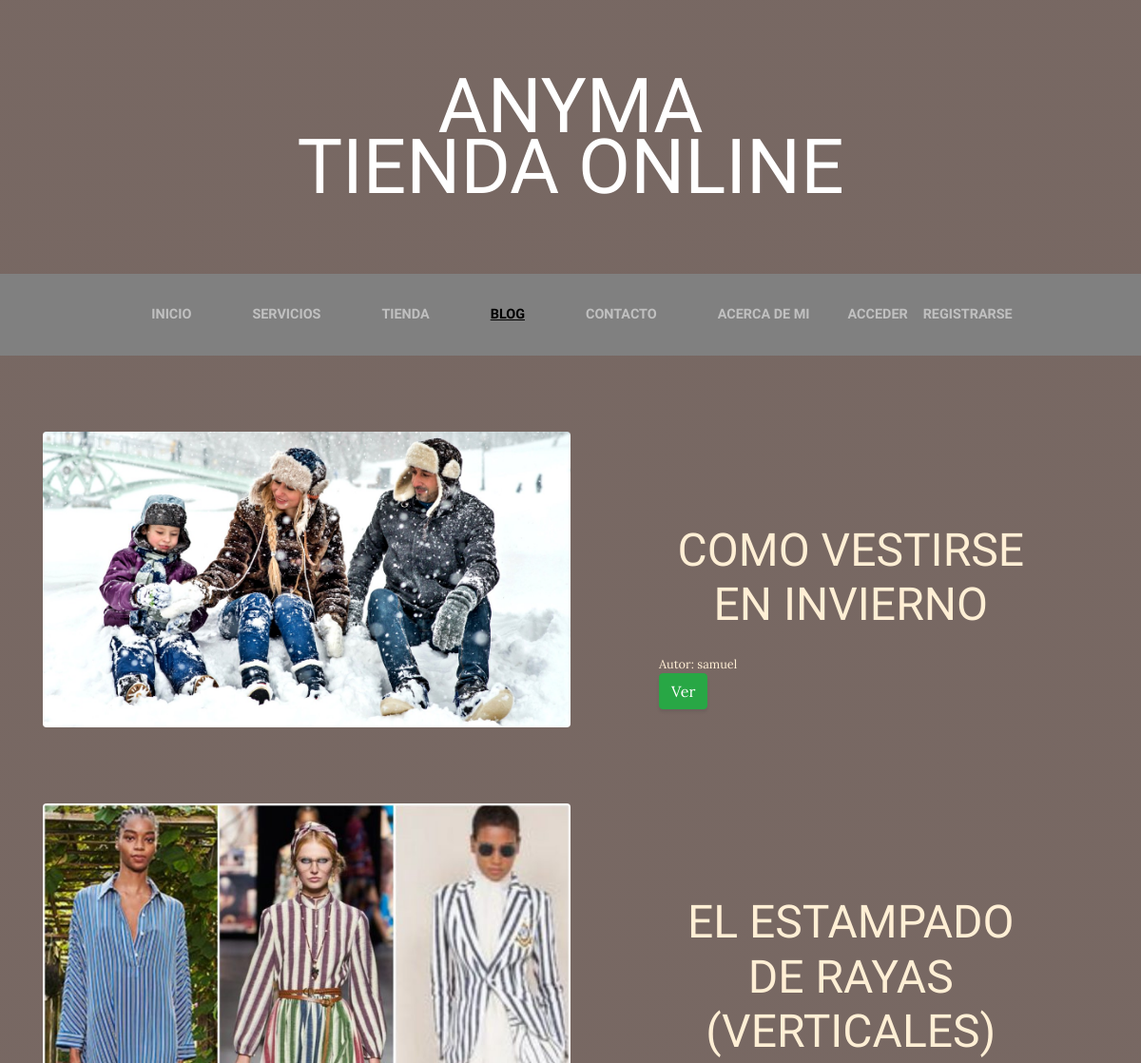
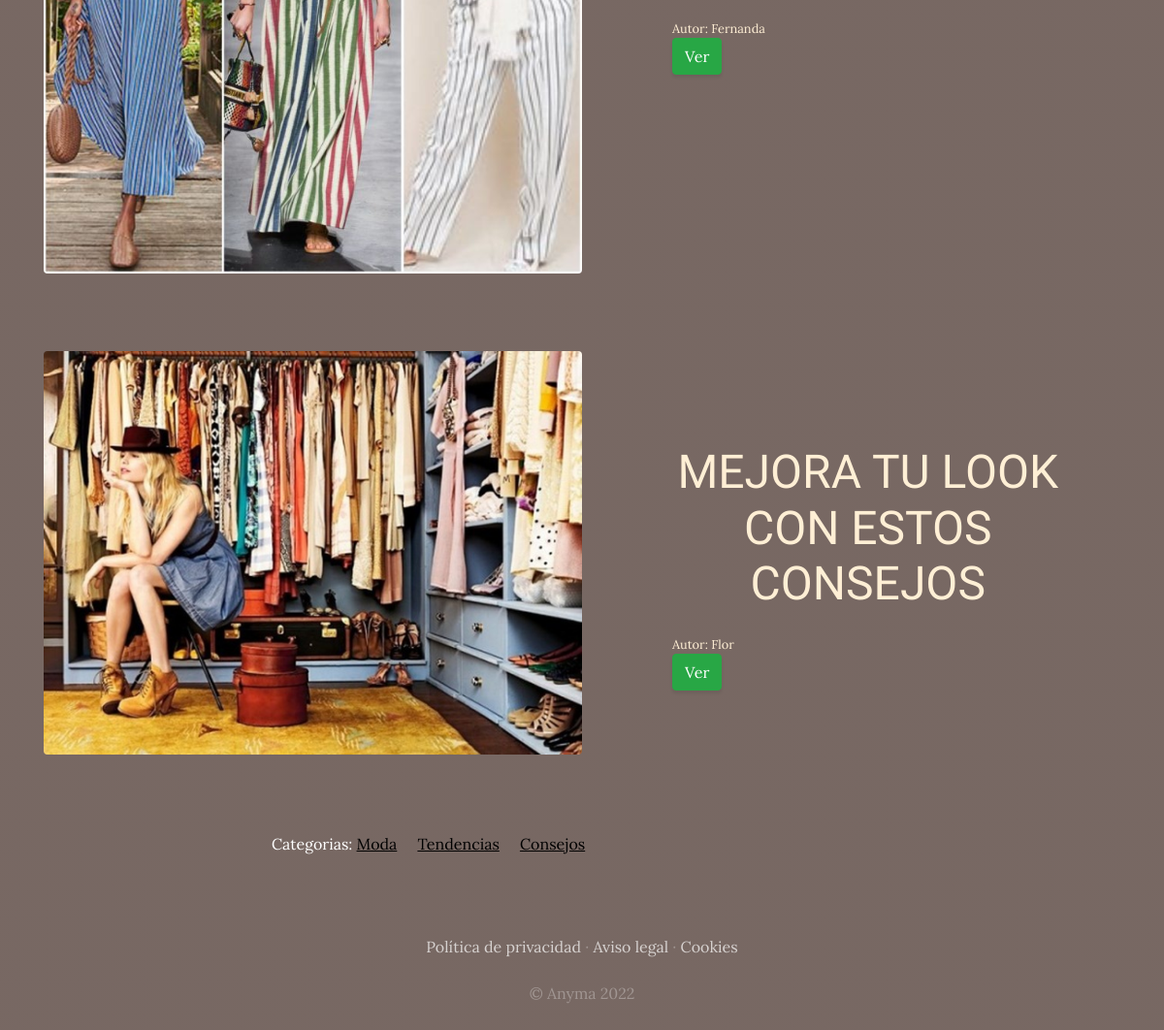
Screenshot of /blog/ with the database file from the repository (2 pictures, top to bottom).
### blog/models.py (models this page shows, shortened)
class Post(models.Model):
    titulo=models.CharField(max_length=50)
    contenido=models.CharField(max_length=1100)
    imagen = models.ImageField(upload_to='blog', null=True, blank=True)
    autor = models.ForeignKey(User, on_delete=models.CASCADE)
    categorias=models.ManyToManyField(Categoria)
    created=models.DateTimeField(auto_now_add=True)
    updated=models.DateTimeField(auto_now_add=True)
    class Meta:
        verbose_name="post"
        verbose_name_plural='posts'

class Categoria(models.Model):
    nombre=models.CharField(max_length=50)
    created=models.DateTimeField(auto_now_add=True)
    updated=models.DateTimeField(auto_now_add=True)
    class Meta:
        verbose_name="categoria"
        verbose_name_plural='categorias'

### blog/views.py (the view)
# urls.py: 2. Add a URL to urlpatterns:  path('blog/', include('blog.urls'))
def blog(request):
    posts = Post.objects.all()
    return render(request,'blog/blog.html', {"posts": posts})

### carro/context_processors.py (called while the page is built, shortened)
def importe_total_carro(request):
    total = 0
    return {'importe_total_carro': str(total)}

### blog/templates/blog/blog.html (shortened to what this page needs)
{% extends "ProyectoWebApp/base.html" %}
{% load static %}
{% block content %}
{% for post in posts %}
<section class="page-section clearfix">
    <div class="container">
        <div class="intro">
            <img class="intro-img img-fluid mb-3 mb-lg-0 rounded" src="{{post.imagen.url}}"  alt="" style="width: 50%;">
            <div class="intro-text left-0 text-center bg-faded p-5 rounded">
                <h2 class="section-heading mb-4">
                    <span class="section-heading-lower">{{post.titulo}}</span>
                </h2>
                <div style="text-align: left; font-size: 0.8em;">
                    Autor: {{post.autor}}
                    <form method="POST" action="eliminar/{{post.id}}">
                        <div class="btn-group">
                          <a href="detalles/{{post.id}}" title="Ver" type="button" class="btn btn-success">Ver </a>
                        </div>
                      </form>
                </div>
            </div>
        </div>
    </div>
</section>
{% endfor %}
<section>
    <div style="width: 75%; text-align: center; color: white;">
        Categorias:
        {% for post in posts %}
            {% for categoria in post.categorias.all %}
                <a href="{% url 'categoria' categoria.id %}" class="linksCategorias" >{{categoria.nombre}}</a>  &nbsp;&nbsp;&nbsp;
            {% endfor %}
        {% endfor %}
    </div>
</section>
{% endblock %}

### ProyectoWebApp/static/ProyectoWebApp/css/gestion.css (style rules this page uses)
body { font-family: 'Lora'; background: linear-gradient(rgba(47, 23, 15, 0.65), rgba(47, 23, 15, 0.65)), url("../img/bg_main.jpg"); background-attachment: fixed; background-position: center; background-size: cover; }
h1, h2, h3, h4, h5, h6 { font-family: 'Raleway'; }
.page-section { margin-top: 5rem; margin-bottom: 5rem; }
.section-heading { text-transform: uppercase; }
.section-heading .section-heading-lower { display: block; font-size: 3rem; font-weight: 100; }
.bg-faded { background-color:black (255, 255, 255, 0.85); }
.intro { position: relative; }
@media (min-width: 992px) { .intro .intro-img { width: 75%; float: left; } }
@media (min-width: 992px) { .intro .intro-text { left: 600; width: 60%; margin-top: 3rem; background-color: papayawhip (24, 64, 8); color: papayawhip; position: absolute; } }
@media (min-width: 1200px) { .intro .intro-text { width: 45%; } }
.btn { box-shadow: 0px 3px 3px 0px rgba(33, 37, 41, 0.1); }
.linksCategorias { color: black !important; text-decoration: underline; }

### rows the page displays
Post: imagen (picture), titulo "COMO VESTIRSE EN INVIERNO", autor "samuel"
Post: imagen (picture), titulo "EL ESTAMPADO DE RAYAS (VERTICALES)", autor "Fernanda"
Post: imagen (picture), titulo "MEJORA TU LOOK CON ESTOS CONSEJOS", autor "Flor"
Categoria: nombre "Moda"
Categoria: nombre "Tendencias"
Categoria: nombre "Consejos"
